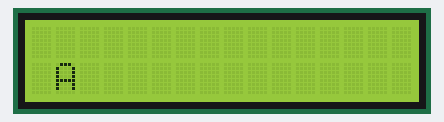
The sketch below on a simulated Arduino Uno, built with avr-gcc and run on an emulated ATmega328P. On the bench: 16×2 character LCD.

Above: at 1.1 s.
At 4.1 s:
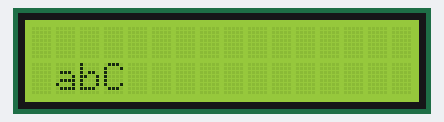
At 9.1 s:
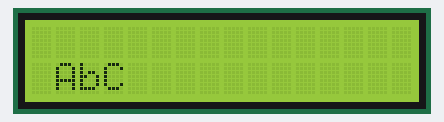
At 19.1 s:
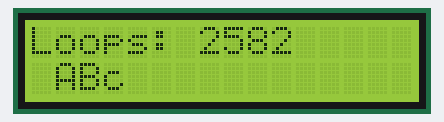
At 29.1 s:
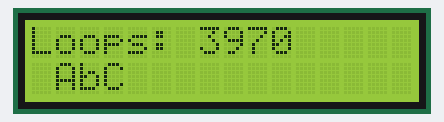
At 38.1 s:
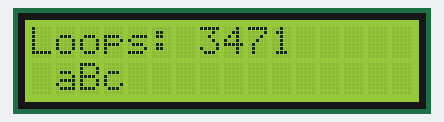

Measured:
- what the display in image 0 shows lasts 1.0 s, from 1.1 s to 2.1 s

The sketch:

JB_LCD_Task5_manager.ino
```cpp
// loops 607197 in 10 [sec]

#include <Wire.h>
#include <LiquidCrystal_I2C.h>

LiquidCrystal_I2C g_lcd(39, 16, 2);  // (address, columns, rows)
unsigned long g_loopCounter = 0;

// ----------

class Task
{
private:
    unsigned long _nextTime_ms;
    unsigned long _interval_ms;

public:
    Task(unsigned long interval_ms);
    virtual void update(unsigned long currentTime_ms);

    virtual void process() = 0;
};

Task::Task(unsigned long interval_ms)
{
  _interval_ms = interval_ms;
  _nextTime_ms = millis() + interval_ms;
}

void Task::update(unsigned long currentTime_ms)
{
  // https://playground.arduino.cc/Code/TimingRollover/
  if (static_cast<signed>(currentTime_ms - _nextTime_ms) >= 0) {
    process();
    _nextTime_ms = currentTime_ms + _interval_ms - (currentTime_ms - _nextTime_ms);
  }
}

// ----------

class LCDChar : public Task
{
  private:
    bool _toggle = false;
    char _c1, _c2, _colPos;

  public:
    LCDChar(char c1, char c2, char colPos, unsigned long interval);
    void process();
};

LCDChar::LCDChar(char c1, char c2, char colPos, unsigned long interval)
  : Task(interval)
{
  _c1 = c1;
  _c2 = c2;
  _colPos = colPos;
}

void LCDChar::process()
{
  _toggle = !_toggle;
  g_lcd.setCursor(_colPos, 1);
  g_lcd.print(_toggle ? _c1 : _c2);
}


class LCDStatistic : public Task
{
  public:
    LCDStatistic(unsigned long interval);
    void process();
};

LCDStatistic::LCDStatistic(unsigned long interval)
  : Task(interval)
{
}

void LCDStatistic::process()
{
  g_lcd.setCursor(0, 0);
  g_lcd.print("Loops:          ");
  g_lcd.setCursor(7, 0);
  g_lcd.print(g_loopCounter);
  g_loopCounter = 0;
}

// ----

class TaskManager
{
  private:
    Task* _pTasks[10] = { NULL };
    int _elements = 0;

  public:
    TaskManager();
    unsigned long update();

    void add(Task* pTask);
};

TaskManager::TaskManager()
{
}

void TaskManager::add(Task* pTask)
{
  _pTasks[_elements++] = pTask;
}

unsigned long TaskManager::update()
{
  unsigned long current_ms = millis();
  // int numberOfElements = sizeof(_pTasks) / sizeof(Task<DATATYPE>*);
  for (int i = 0; i < _elements; i++) {
    _pTasks[i]->update(current_ms);
  }
  return current_ms;
}

// ----------

TaskManager _taskManager;

void setup()
{
  g_lcd.init();
  g_lcd.backlight();
  g_lcd.clear();

  Wire.begin();
  Wire.setClock(400000); // Set I2C clock to 400 kHz

  // ----

  _taskManager.add(new LCDChar('A', 'a', 1, 1000));
  _taskManager.add(new LCDChar('B', 'b', 2, 2000));
  _taskManager.add(new LCDChar('C', 'c', 3, 3000));
  _taskManager.add(new LCDStatistic(10000));
}

void loop()
{
  _taskManager.update();
  g_loopCounter++;
}
```
